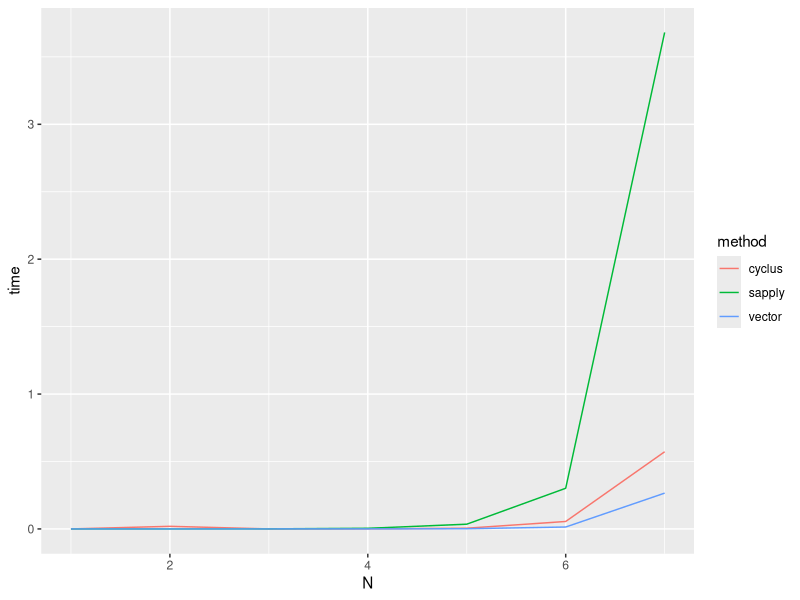

Recreate this plot in R.

#srovnani vykonu vektorove operace a operace provadene cyklem

#pripravime si funkci pro mereni doby behu funkce (neni nutne - takova existuje, ale je to demo)
zmer<-function(x,fun){
  t1<-as.numeric(Sys.time())
  fun(x)
  t2<-as.numeric(Sys.time())
  return(t2-t1)
}

#funkce vektorove
vektorove <- function(x){
  y<-sqrt(x)
}

#funkce cyklem
cyklem <- function(x){
  for (i in 1:length(x)){
    sqrt(x[i])
  }
}

hromadne <- function(x){
  vapply(x,FUN = sqrt,FUN.VALUE = 1)
}

#empty dataframe
data<-data.frame()

#a jedem
for (mocnina in 1:7){
  message(sprintf("Calculating for 10^%d",mocnina))
  max=10^mocnina;
  a=1:max
  
  tv<-zmer(a,vektorove)
  tf<-zmer(a,cyklem)
  th<-zmer(a,hromadne)
  
  data<-rbind(data,data.frame(list(N=mocnina,time=tv,method="vector")))
  data<-rbind(data,data.frame(list(N=mocnina,time=tf,method="cyclus")))
  data<-rbind(data,data.frame(list(N=mocnina,time=th,method="sapply")))
  
}

data

library(ggplot2)

ggplot(data,aes(x=N,y=time,col=method))+geom_line()
